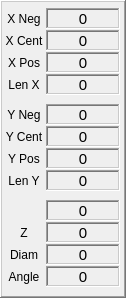
    <widget class="QFrame" name="frame_6">
     <property name="geometry">
      <rect>
       <x>474</x>
       <y>0</y>
       <width>126</width>
       <height>298</height>
      </rect>
     </property>
     <property name="frameShape">
      <enum>QFrame::WinPanel</enum>
     </property>
     <property name="frameShadow">
      <enum>QFrame::Raised</enum>
     </property>
     <widget class="QLabel" name="lab_ang">
      <property name="geometry">
       <rect>
        <x>3</x>
        <y>266</y>
        <width>42</width>
        <height>21</height>
       </rect>
      </property>
      <property name="text">
       <string>Angle</string>
      </property>
      <property name="alignment">
       <set>Qt::AlignCenter</set>
      </property>
     </widget>
     <widget class="QLabel" name="lab_xn">
      <property name="geometry">
       <rect>
        <x>3</x>
        <y>8</y>
        <width>42</width>
        <height>21</height>
       </rect>
      </property>
      <property name="text">
       <string>X Neg</string>
      </property>
      <property name="alignment">
       <set>Qt::AlignCenter</set>
      </property>
     </widget>
     <widget class="QLabel" name="lab_xc">
      <property name="geometry">
       <rect>
        <x>3</x>
        <y>30</y>
        <width>42</width>
        <height>21</height>
       </rect>
      </property>
      <property name="text">
       <string>X Cent</string>
      </property>
      <property name="alignment">
       <set>Qt::AlignCenter</set>
      </property>
     </widget>
     <widget class="QLabel" name="lab_diam">
      <property name="geometry">
       <rect>
        <x>3</x>
        <y>244</y>
        <width>42</width>
        <height>21</height>
       </rect>
      </property>
      <property name="text">
       <string>Diam</string>
      </property>
      <property name="alignment">
       <set>Qt::AlignCenter</set>
      </property>
     </widget>
     <widget class="QLabel" name="lab_z">
      <property name="geometry">
       <rect>
        <x>3</x>
        <y>222</y>
        <width>42</width>
        <height>21</height>
       </rect>
      </property>
      <property name="text">
       <string>Z</string>
      </property>
      <property name="alignment">
       <set>Qt::AlignCenter</set>
      </property>
     </widget>
     <widget class="QLabel" name="lab_ly">
      <property name="geometry">
       <rect>
        <x>3</x>
        <y>170</y>
        <width>42</width>
        <height>21</height>
       </rect>
      </property>
      <property name="text">
       <string>Len Y</string>
      </property>
      <property name="alignment">
       <set>Qt::AlignCenter</set>
      </property>
     </widget>
     <widget class="QLabel" name="lab_yc">
      <property name="geometry">
       <rect>
        <x>3</x>
        <y>126</y>
        <width>42</width>
        <height>21</height>
       </rect>
      </property>
      <property name="text">
       <string>Y Cent</string>
      </property>
      <property name="alignment">
       <set>Qt::AlignCenter</set>
      </property>
     </widget>
     <widget class="QLabel" name="lab_xp">
      <property name="geometry">
       <rect>
        <x>3</x>
        <y>52</y>
        <width>42</width>
        <height>21</height>
       </rect>
      </property>
      <property name="text">
       <string>X Pos</string>
      </property>
      <property name="alignment">
       <set>Qt::AlignCenter</set>
      </property>
     </widget>
     <widget class="QLabel" name="lab_yn">
      <property name="geometry">
       <rect>
        <x>3</x>
        <y>104</y>
        <width>42</width>
        <height>21</height>
       </rect>
      </property>
      <property name="text">
       <string>Y Neg</string>
      </property>
      <property name="alignment">
       <set>Qt::AlignCenter</set>
      </property>
     </widget>
     <widget class="QLabel" name="lab_lx">
      <property name="geometry">
       <rect>
        <x>3</x>
        <y>74</y>
        <width>42</width>
        <height>21</height>
       </rect>
      </property>
      <property name="text">
       <string>Len X</string>
      </property>
      <property name="alignment">
       <set>Qt::AlignCenter</set>
      </property>
     </widget>
     <widget class="QLabel" name="lab_yp">
      <property name="geometry">
       <rect>
        <x>3</x>
        <y>148</y>
        <width>42</width>
        <height>21</height>
       </rect>
      </property>
      <property name="text">
       <string>Y Pos</string>
      </property>
      <property name="alignment">
       <set>Qt::AlignCenter</set>
      </property>
     </widget>
     <widget class="QLabel" name="status_a">
      <property name="geometry">
       <rect>
        <x>46</x>
        <y>266</y>
        <width>74</width>
        <height>21</height>
       </rect>
      </property>
      <property name="font">
       <font>
        <pointsize>11</pointsize>
       </font>
      </property>
      <property name="frameShape">
       <enum>QFrame::WinPanel</enum>
      </property>
      <property name="frameShadow">
       <enum>QFrame::Sunken</enum>
      </property>
      <property name="text">
       <string>0</string>
      </property>
      <property name="alignment">
       <set>Qt::AlignCenter</set>
      </property>
     </widget>
     <widget class="QLabel" name="status_xp">
      <property name="geometry">
       <rect>
        <x>46</x>
        <y>52</y>
        <width>74</width>
        <height>21</height>
       </rect>
      </property>
      <property name="font">
       <font>
        <pointsize>11</pointsize>
       </font>
      </property>
      <property name="frameShape">
       <enum>QFrame::WinPanel</enum>
      </property>
      <property name="frameShadow">
       <enum>QFrame::Sunken</enum>
      </property>
      <property name="text">
       <string>0</string>
      </property>
      <property name="alignment">
       <set>Qt::AlignCenter</set>
      </property>
     </widget>
     <widget class="QLabel" name="status_d">
      <property name="geometry">
       <rect>
        <x>46</x>
        <y>244</y>
        <width>74</width>
        <height>21</height>
       </rect>
      </property>
      <property name="font">
       <font>
        <pointsize>11</pointsize>
       </font>
      </property>
      <property name="frameShape">
       <enum>QFrame::WinPanel</enum>
      </property>
      <property name="frameShadow">
       <enum>QFrame::Sunken</enum>
      </property>
      <property name="text">
       <string>0</string>
      </property>
      <property name="alignment">
       <set>Qt::AlignCenter</set>
      </property>
     </widget>
     <widget class="QLabel" name="status_xm">
      <property name="geometry">
       <rect>
        <x>46</x>
        <y>8</y>
        <width>74</width>
        <height>21</height>
       </rect>
      </property>
      <property name="font">
       <font>
        <pointsize>11</pointsize>
       </font>
      </property>
      <property name="frameShape">
       <enum>QFrame::WinPanel</enum>
      </property>
      <property name="frameShadow">
       <enum>QFrame::Sunken</enum>
      </property>
      <property name="text">
       <string>0</string>
      </property>
      <property name="alignment">
       <set>Qt::AlignCenter</set>
      </property>
     </widget>
     <widget class="QLabel" name="status_lx">
      <property name="geometry">
       <rect>
        <x>46</x>
        <y>74</y>
        <width>74</width>
        <height>21</height>
       </rect>
      </property>
      <property name="font">
       <font>
        <pointsize>11</pointsize>
       </font>
      </property>
      <property name="frameShape">
       <enum>QFrame::WinPanel</enum>
      </property>
      <property name="frameShadow">
       <enum>QFrame::Sunken</enum>
      </property>
      <property name="text">
       <string>0</string>
      </property>
      <property name="alignment">
       <set>Qt::AlignCenter</set>
      </property>
     </widget>
     <widget class="QLabel" name="status_yp">
      <property name="geometry">
       <rect>
        <x>46</x>
        <y>148</y>
        <width>74</width>
        <height>21</height>
       </rect>
      </property>
      <property name="font">
       <font>
        <pointsize>11</pointsize>
       </font>
      </property>
      <property name="frameShape">
       <enum>QFrame::WinPanel</enum>
      </property>
      <property name="frameShadow">
       <enum>QFrame::Sunken</enum>
      </property>
      <property name="text">
       <string>0</string>
      </property>
      <property name="alignment">
       <set>Qt::AlignCenter</set>
      </property>
     </widget>
     <widget class="QLabel" name="status_xc">
      <property name="geometry">
       <rect>
        <x>46</x>
        <y>30</y>
        <width>74</width>
        <height>21</height>
       </rect>
      </property>
      <property name="font">
       <font>
        <pointsize>11</pointsize>
       </font>
      </property>
      <property name="frameShape">
       <enum>QFrame::WinPanel</enum>
      </property>
      <property name="frameShadow">
       <enum>QFrame::Sunken</enum>
      </property>
      <property name="text">
       <string>0</string>
      </property>
      <property name="alignment">
       <set>Qt::AlignCenter</set>
      </property>
     </widget>
     <widget class="QLabel" name="status_z">
      <property name="geometry">
       <rect>
        <x>46</x>
        <y>222</y>
        <width>74</width>
        <height>21</height>
       </rect>
      </property>
      <property name="font">
       <font>
        <pointsize>11</pointsize>
       </font>
      </property>
      <property name="frameShape">
       <enum>QFrame::WinPanel</enum>
      </property>
      <property name="frameShadow">
       <enum>QFrame::Sunken</enum>
      </property>
      <property name="text">
       <string>0</string>
      </property>
      <property name="alignment">
       <set>Qt::AlignCenter</set>
      </property>
     </widget>
     <widget class="QLabel" name="status_ym">
      <property name="geometry">
       <rect>
        <x>46</x>
        <y>104</y>
        <width>74</width>
        <height>21</height>
       </rect>
      </property>
      <property name="font">
       <font>
        <pointsize>11</pointsize>
       </font>
      </property>
      <property name="frameShape">
       <enum>QFrame::WinPanel</enum>
      </property>
      <property name="frameShadow">
       <enum>QFrame::Sunken</enum>
      </property>
      <property name="text">
       <string>0</string>
      </property>
      <property name="alignment">
       <set>Qt::AlignCenter</set>
      </property>
     </widget>
     <widget class="QLabel" name="status_yc">
      <property name="geometry">
       <rect>
        <x>46</x>
        <y>126</y>
        <width>74</width>
        <height>21</height>
       </rect>
      </property>
      <property name="font">
       <font>
        <pointsize>11</pointsize>
       </font>
      </property>
      <property name="frameShape">
       <enum>QFrame::WinPanel</enum>
      </property>
      <property name="frameShadow">
       <enum>QFrame::Sunken</enum>
      </property>
      <property name="text">
       <string>0</string>
      </property>
      <property name="alignment">
       <set>Qt::AlignCenter</set>
      </property>
     </widget>
     <widget class="QLabel" name="status_ly">
      <property name="geometry">
       <rect>
        <x>46</x>
        <y>170</y>
        <width>74</width>
        <height>21</height>
       </rect>
      </property>
      <property name="font">
       <font>
        <pointsize>11</pointsize>
       </font>
      </property>
      <property name="frameShape">
       <enum>QFrame::WinPanel</enum>
      </property>
      <property name="frameShadow">
       <enum>QFrame::Sunken</enum>
      </property>
      <property name="text">
       <string>0</string>
      </property>
      <property name="alignment">
       <set>Qt::AlignCenter</set>
      </property>
     </widget>
     <widget class="QLabel" name="status_not_used">
      <property name="geometry">
       <rect>
        <x>46</x>
        <y>200</y>
        <width>74</width>
        <height>21</height>
       </rect>
      </property>
      <property name="font">
       <font>
        <pointsize>11</pointsize>
       </font>
      </property>
      <property name="frameShape">
       <enum>QFrame::WinPanel</enum>
      </property>
      <property name="frameShadow">
       <enum>QFrame::Sunken</enum>
      </property>
      <property name="text">
       <string>0</string>
      </property>
      <property name="alignment">
       <set>Qt::AlignCenter</set>
      </property>
     </widget>
    </widget>
